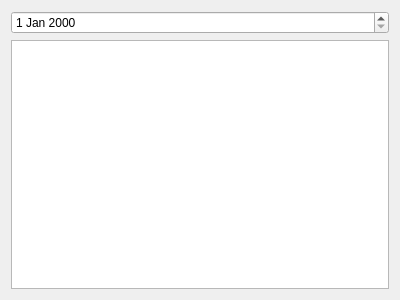
<?xml version="1.0" encoding="UTF-8"?>
<ui version="4.0">
 <class>produkcja</class>
 <widget class="QWidget" name="produkcja">
  <property name="geometry">
   <rect>
    <x>0</x>
    <y>0</y>
    <width>400</width>
    <height>300</height>
   </rect>
  </property>
  <property name="windowTitle">
   <string>Form</string>
  </property>
  <layout class="QGridLayout" name="gridLayout">
   <item row="1" column="0">
    <widget class="QTableView" name="tablica_produkcja"/>
   </item>
   <item row="0" column="0">
    <widget class="QDateEdit" name="pole_data"/>
   </item>
  </layout>
 </widget>
 <resources/>
 <connections/>
</ui>
